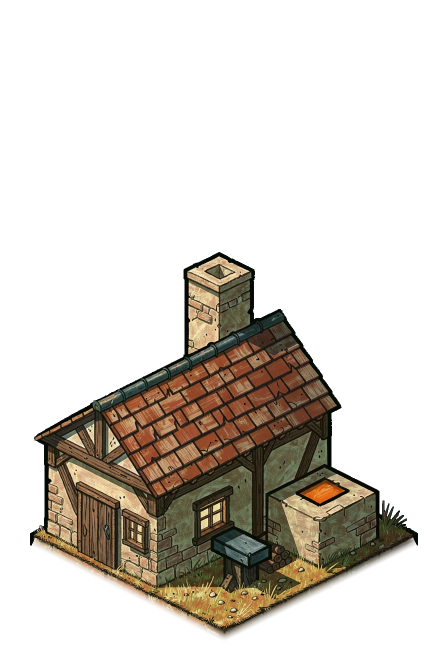
#> input picture assets/images/village/iso/forge/solid.jour.webp, 896 x 1344 px (shown at 1/2 size)
$ python finals_sheet.py
#> lines starting #> are read from the running program, lines starting #| are printed output that depends on the picture
#!/usr/bin/env python3
"""docs/designs/village/growth/img/pieces-finales.jpg: every final at one scale on a mid ground, the forge and the hall beside them."""
import pathlib
import sys

from PIL import Image, ImageDraw

ROOT = pathlib.Path(__file__).resolve().parent.parent.parent
F = ROOT / "docs/designs/village/growth/scratch/final"
ISO = ROOT / "assets/images/village/iso"
W, SCALE, GAP, MID = 1080, float(sys.argv[1]) if len(sys.argv) > 1 else 0.4, 10, (128, 124, 116)


def tile(path, name):
#> called with name = 'forge (ref)'
    im = Image.open(path).convert("RGBA")
#> im is the input picture: PIL image 896x1344 RGBA; mean R, G, B, A 33.6, 28.6, 21, 66.4
    im = im.crop(im.getchannel("A").getbbox())
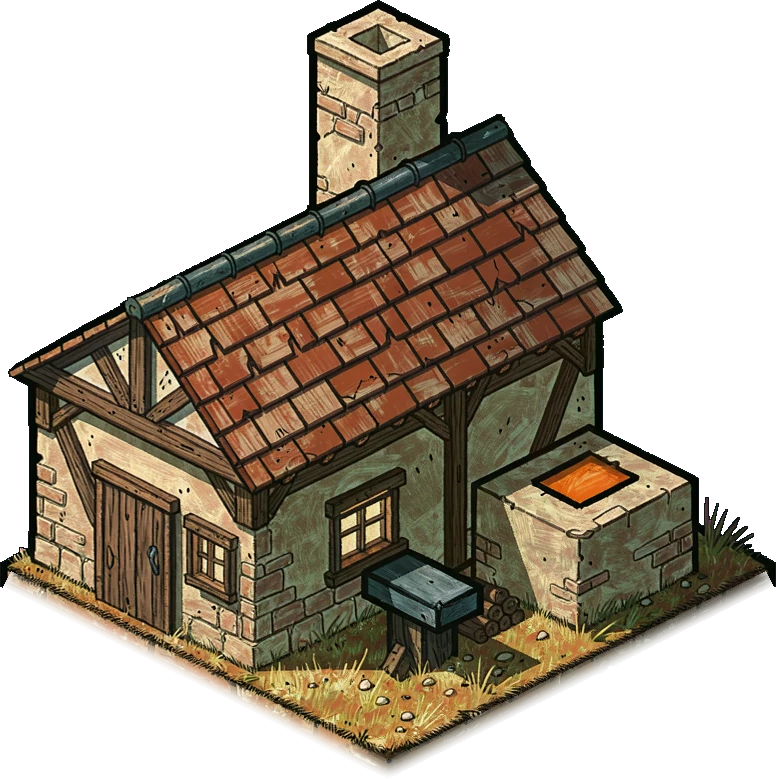
#> im: PIL image 776x779 RGBA; mean R, G, B, A 64.6, 54.5, 39.5, 132.3; transparent parts drawn white
    im = im.resize((max(1, round(im.width * SCALE)), max(1, round(im.height * SCALE))), Image.LANCZOS)
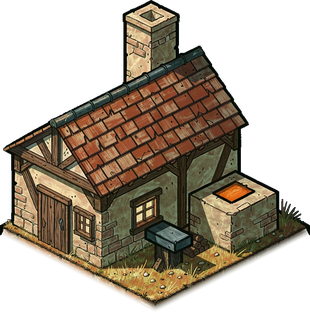
#> im: PIL image 310x312 RGBA; mean R, G, B, A 57.2, 46.6, 32.2, 132.3; transparent parts drawn white
    return name, im


refs = [tile(ISO / "forge/solid.jour.webp", "forge (ref)"), tile(ISO / "heroes_hall/solid.jour.webp", "hall (ref)")]
#> call 2 of tile, with name = 'hall (ref)'
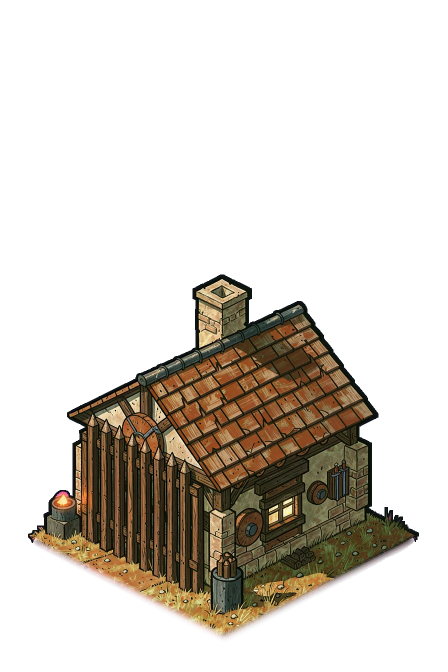
#> input picture assets/images/village/iso/armory/solid.jour.webp, 896 x 1344 px, found by its file name (shown at 1/2 size)
#> in tile, im is the input picture: PIL image 896x1344 RGBA; mean R, G, B, A 34.2, 26.4, 20.1, 67.3
#> in tile (call 2), `im = im.crop(im.getchannel("A").getbbox())`:
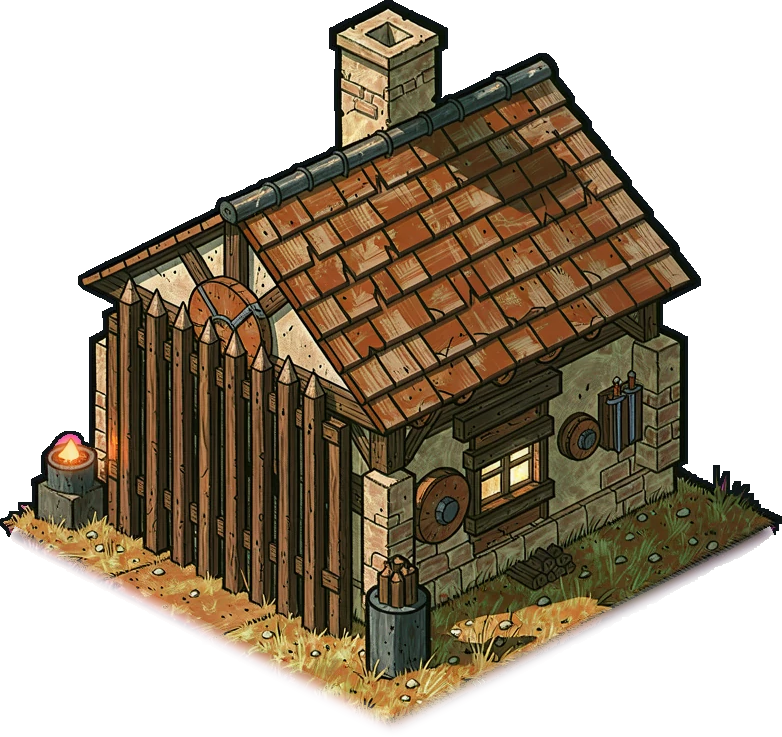
#> im: PIL image 782x737 RGBA; mean R, G, B, A 68.4, 52.7, 38.9, 140.7; transparent parts drawn white
#> in tile (call 2), `im = im.resize((max(1, round(im.width * SCALE)), max(1, round(im.heigh..`:
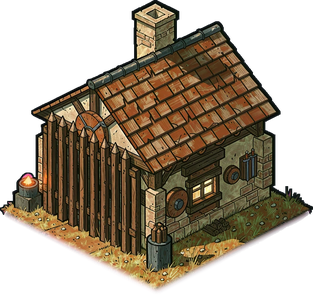
#> im: PIL image 313x295 RGBA; mean R, G, B, A 57.7, 44.9, 28.5, 140.7; transparent parts drawn white
names = sorted(p.name.removesuffix(".jour.webp") for p in F.glob("*.jour.webp"))
order = [n for n in names if n[0] in "AB" and n != "A4"] + [n for n in names if n.endswith("_F_v1") or n.endswith("_F_v2")] + \
        [n for n in names if n.startswith(("souche", "copeaux"))] + [n for n in names if n == "A4"]
tiles = refs + [tile(F / f"{n}.jour.webp", n) for n in order]
#> tiles = 2 items
rows, row, x = [], [], 0
for t in tiles:
    if row and x + t[1].width > W - GAP:
        rows.append(row)
        row, x = [], 0
    row.append(t)
    x += t[1].width + GAP
#> this loop made 2 passes
#> x on passes 1 to 2: 320, 643
#> after the loop, row = 2 items; rows = []; x = 643
rows.append(row)
heights = [max(t[1].height for t in r) + 16 for r in rows]
#> heights = [328]
sheet = Image.new("RGB", (W, sum(heights) + GAP * len(rows)), MID)
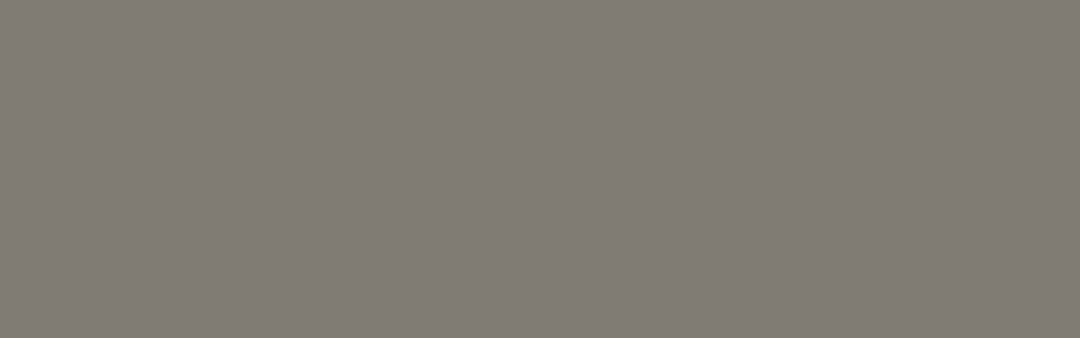
#> sheet: PIL image 1080x338 RGB; mean R, G, B 128, 124, 116
d = ImageDraw.Draw(sheet)
y = 0
for r, h in zip(rows, heights):
    x = GAP // 2
    for name, im in r:
        sheet.paste(im, (x, y + h - im.height), im)
        d.text((x, y + 1), f"{name} {im.width}x{im.height}", fill=(255, 255, 255))
        x += im.width + GAP
    y += h + GAP
#> this loop made 1 pass
#> (h, y) on pass 1: (328, 338)
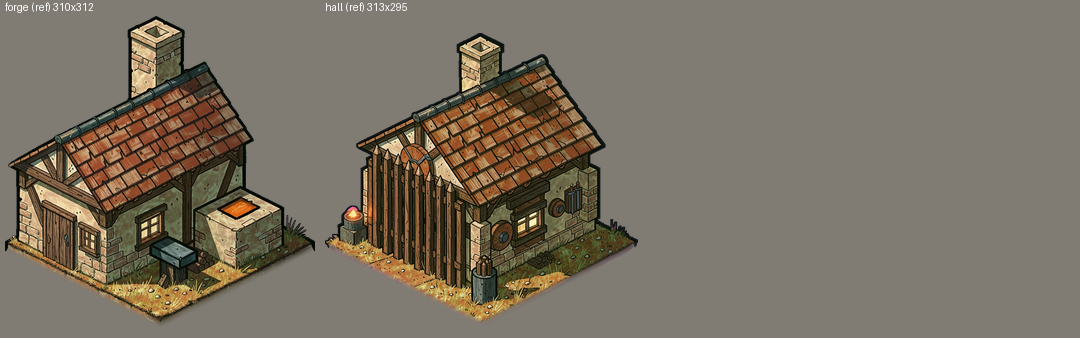
#> sheet: PIL image 1080x338 RGB; mean R, G, B 121.2, 112.6, 99.1
#> after the loop, y = 338
sheet.save(ROOT / "docs/designs/village/growth/img/pieces-finales.jpg", quality=88)
print(sheet.size)
#| (1080, 338)
